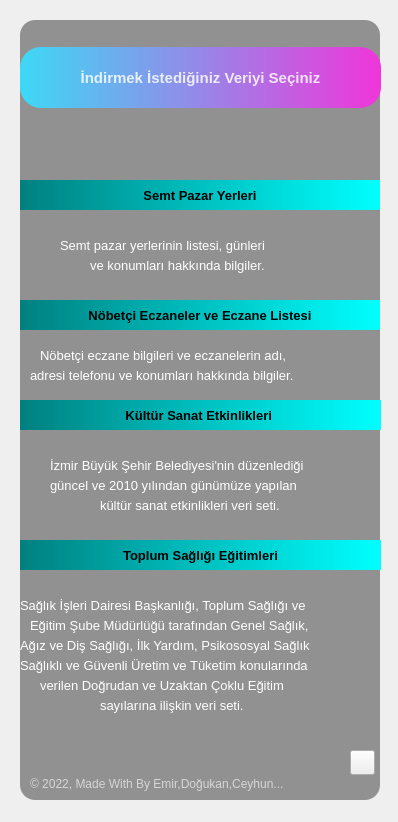
<?xml version="1.0" encoding="UTF-8"?>
<ui version="4.0">
 <class>Form</class>
 <widget class="QWidget" name="Form">
  <property name="geometry">
   <rect>
    <x>0</x>
    <y>0</y>
    <width>398</width>
    <height>822</height>
   </rect>
  </property>
  <property name="windowTitle">
   <string>Form</string>
  </property>
  <property name="styleSheet">
   <string notr="true"/>
  </property>
  <widget class="QLabel" name="label_2">
   <property name="geometry">
    <rect>
     <x>-20</x>
     <y>-10</y>
     <width>450</width>
     <height>867</height>
    </rect>
   </property>
   <property name="styleSheet">
    <string notr="true">border-radius:20px;
border-image: url(:/images/Images/background.png);</string>
   </property>
   <property name="text">
    <string/>
   </property>
  </widget>
  <widget class="QLabel" name="label_6">
   <property name="geometry">
    <rect>
     <x>20</x>
     <y>20</y>
     <width>360</width>
     <height>780</height>
    </rect>
   </property>
   <property name="maximumSize">
    <size>
     <width>1000</width>
     <height>1000</height>
    </size>
   </property>
   <property name="styleSheet">
    <string notr="true">background-color:rgba(0, 0, 0, 100);
border-radius:15px;</string>
   </property>
   <property name="text">
    <string/>
   </property>
  </widget>
  <widget class="QWidget" name="widget" native="true">
   <property name="geometry">
    <rect>
     <x>-20</x>
     <y>-30</y>
     <width>450</width>
     <height>900</height>
    </rect>
   </property>
   <property name="maximumSize">
    <size>
     <width>1000</width>
     <height>1000</height>
    </size>
   </property>
   <property name="styleSheet">
    <string notr="true">QPushButton#pushButton{	
	background-color: qlineargradient(spread:pad, x1:0, y1:0.505682, x2:1, y2:0.477, stop:0 rgba(20, 47, 78, 219), stop:1 rgba(85, 98, 112, 226));
	color:rgba(255, 255, 255, 210);
	border-radius:5px;
}
QPushButton#pushButton:hover{	
	background-color: qlineargradient(spread:pad, x1:0, y1:0.505682, x2:1, y2:0.477, stop:0 rgba(40, 67, 98, 219), stop:1 rgba(105, 118, 132, 226));
}
QPushButton#pushButton:pressed{	
	padding-left:5px;
	padding-top:5px;
	background-color:rgba(105, 118, 132, 200);
}

QPushButton#pushButton_2, #pushButton_3, #pushButton_4, #pushButton_5{	
	background-color: rgba(0, 0, 0, 0);
	color:rgba(85, 98, 112, 255);
}
QPushButton#pushButton_2:hover, #pushButton_3:hover, #pushButton_4:hover, #pushButton_5:hover{	
	color:rgba(155, 168, 182, 220);
}
QPushButton#pushButton_2:pressed, #pushButton_3:pressed, #pushButton_4:pressed, #pushButton_5:pressed{	
	padding-left:5px;
	padding-top:5px;
	color:rgba(115, 128, 142, 255);
}</string>
   </property>
   <widget class="QLabel" name="label_5">
    <property name="geometry">
     <rect>
      <x>50</x>
      <y>794</y>
      <width>291</width>
      <height>41</height>
     </rect>
    </property>
    <property name="font">
     <font>
      <family>Arial</family>
      <weight>50</weight>
      <bold>false</bold>
     </font>
    </property>
    <property name="styleSheet">
     <string notr="true">color:rgba(255, 255, 255, 160);</string>
    </property>
    <property name="text">
     <string>&lt;html&gt;&lt;head/&gt;&lt;body&gt;&lt;p&gt;© 2022, Made With By Emir,Doğukan,Ceyhun...&lt;/p&gt;&lt;/body&gt;&lt;/html&gt;</string>
    </property>
   </widget>
   <widget class="QLabel" name="label_3">
    <property name="geometry">
     <rect>
      <x>80</x>
      <y>260</y>
      <width>360</width>
      <height>30</height>
     </rect>
    </property>
    <property name="font">
     <font>
      <family>Arial</family>
      <pointsize>10</pointsize>
     </font>
    </property>
    <property name="styleSheet">
     <string notr="true">color:rgb(255,255,255)</string>
    </property>
    <property name="text">
     <string>Semt pazar yerlerinin listesi, günleri</string>
    </property>
   </widget>
   <widget class="QLabel" name="label_7">
    <property name="geometry">
     <rect>
      <x>60</x>
      <y>370</y>
      <width>360</width>
      <height>30</height>
     </rect>
    </property>
    <property name="font">
     <font>
      <family>Arial</family>
      <pointsize>10</pointsize>
     </font>
    </property>
    <property name="styleSheet">
     <string notr="true">color:rgb(255,255,255)</string>
    </property>
    <property name="text">
     <string>Nöbetçi eczane bilgileri ve eczanelerin adı, </string>
    </property>
   </widget>
   <widget class="QPushButton" name="pushButton_2">
    <property name="geometry">
     <rect>
      <x>40</x>
      <y>210</y>
      <width>360</width>
      <height>30</height>
     </rect>
    </property>
    <property name="font">
     <font>
      <family>Microsoft YaHei UI</family>
      <pointsize>10</pointsize>
      <weight>75</weight>
      <italic>false</italic>
      <bold>true</bold>
     </font>
    </property>
    <property name="toolTip">
     <string>&lt;html&gt;&lt;head/&gt;&lt;body&gt;&lt;p&gt;Semt Pazar Yeri&lt;/p&gt;&lt;/body&gt;&lt;/html&gt;</string>
    </property>
    <property name="styleSheet">
     <string notr="true">font: 75 10pt &quot;Microsoft YaHei UI&quot;;
font-weight: bold;
color: darkgold;
background-color: qlineargradient(spread:pad, x1:0, y1:0, x2:1, y2:0, stop:0 rgb(0,128,128), stop:1 rgb(0, 255, 255));
border-style: solid;
border-radius:21px;</string>
    </property>
    <property name="text">
     <string>Semt Pazar Yerleri</string>
    </property>
   </widget>
   <widget class="QPushButton" name="pushButton_3">
    <property name="geometry">
     <rect>
      <x>40</x>
      <y>330</y>
      <width>360</width>
      <height>30</height>
     </rect>
    </property>
    <property name="font">
     <font>
      <family>Microsoft YaHei UI</family>
      <pointsize>10</pointsize>
      <weight>75</weight>
      <italic>false</italic>
      <bold>true</bold>
     </font>
    </property>
    <property name="styleSheet">
     <string notr="true">font: 75 10pt &quot;Microsoft YaHei UI&quot;;
font-weight: bold;
color: darkgold;
background-color: qlineargradient(spread:pad, x1:0, y1:0, x2:1, y2:0, stop:0 rgb(0,128,128), stop:1 rgb(0, 255, 255));
border-style: solid;
border-radius:21px;</string>
    </property>
    <property name="text">
     <string>Nöbetçi Eczaneler ve Eczane Listesi</string>
    </property>
   </widget>
   <widget class="QPushButton" name="pushButton_4">
    <property name="geometry">
     <rect>
      <x>40</x>
      <y>430</y>
      <width>361</width>
      <height>30</height>
     </rect>
    </property>
    <property name="font">
     <font>
      <family>Microsoft YaHei UI</family>
      <pointsize>10</pointsize>
      <weight>75</weight>
      <italic>false</italic>
      <bold>true</bold>
     </font>
    </property>
    <property name="styleSheet">
     <string notr="true">font: 75 10pt &quot;Microsoft YaHei UI&quot;;
font-weight: bold;
color: darkgold;
background-color: qlineargradient(spread:pad, x1:0, y1:0, x2:1, y2:0, stop:0 rgb(0,128,128), stop:1 rgb(0, 255, 255));
border-style: solid;
border-radius:21px;</string>
    </property>
    <property name="text">
     <string>Kültür Sanat Etkinlikleri </string>
    </property>
   </widget>
   <widget class="QLabel" name="label_8">
    <property name="geometry">
     <rect>
      <x>70</x>
      <y>480</y>
      <width>360</width>
      <height>30</height>
     </rect>
    </property>
    <property name="font">
     <font>
      <family>Arial</family>
      <pointsize>10</pointsize>
     </font>
    </property>
    <property name="styleSheet">
     <string notr="true">color:rgb(255,255,255)</string>
    </property>
    <property name="text">
     <string>İzmir Büyük Şehir Belediyesi'nin düzenlediği</string>
    </property>
   </widget>
   <widget class="QPushButton" name="pushButton_5">
    <property name="geometry">
     <rect>
      <x>40</x>
      <y>570</y>
      <width>361</width>
      <height>30</height>
     </rect>
    </property>
    <property name="font">
     <font>
      <family>Microsoft YaHei UI</family>
      <pointsize>10</pointsize>
      <weight>75</weight>
      <italic>false</italic>
      <bold>true</bold>
     </font>
    </property>
    <property name="styleSheet">
     <string notr="true">font: 75 10pt &quot;Microsoft YaHei UI&quot;;
font-weight: bold;
color: darkgold;
background-color: qlineargradient(spread:pad, x1:0, y1:0, x2:1, y2:0, stop:0 rgb(0,128,128), stop:1 rgb(0, 255, 255));
border-style: solid;
border-radius:21px;</string>
    </property>
    <property name="text">
     <string>Toplum Sağlığı Eğitimleri</string>
    </property>
   </widget>
   <widget class="QLabel" name="label_11">
    <property name="geometry">
     <rect>
      <x>40</x>
      <y>620</y>
      <width>360</width>
      <height>30</height>
     </rect>
    </property>
    <property name="font">
     <font>
      <family>Arial</family>
      <pointsize>10</pointsize>
     </font>
    </property>
    <property name="styleSheet">
     <string notr="true">color:rgb(255,255,255)</string>
    </property>
    <property name="text">
     <string>Sağlık İşleri Dairesi Başkanlığı, Toplum Sağlığı ve</string>
    </property>
   </widget>
   <widget class="QPushButton" name="pushButton">
    <property name="geometry">
     <rect>
      <x>40</x>
      <y>77</y>
      <width>361</width>
      <height>61</height>
     </rect>
    </property>
    <property name="font">
     <font>
      <family>Arial</family>
      <pointsize>11</pointsize>
      <weight>75</weight>
      <bold>true</bold>
     </font>
    </property>
    <property name="styleSheet">
     <string notr="true">background-color: qlineargradient(spread:pad, x1:0, y1:0, x2:1, y2:0, stop:0 rgb(61, 217, 245), stop:1 rgb(240, 53, 218));border-radius:21px;
</string>
    </property>
    <property name="text">
     <string>İndirmek İstediğiniz Veriyi Seçiniz</string>
    </property>
   </widget>
   <widget class="QPushButton" name="btn_geri">
    <property name="geometry">
     <rect>
      <x>370</x>
      <y>780</y>
      <width>25</width>
      <height>25</height>
     </rect>
    </property>
    <property name="font">
     <font>
      <pointsize>11</pointsize>
      <weight>50</weight>
      <bold>false</bold>
      <underline>false</underline>
     </font>
    </property>
    <property name="cursor">
     <cursorShape>WaitCursor</cursorShape>
    </property>
    <property name="styleSheet">
     <string notr="true">btn_geri {
    background-color: rgba(32, 255, 8, 95);
    margin-bottom: 3px;
}
btn_geri:hover{
    background-color: rgba(32, 8, 255, 95);
}
</string>
    </property>
    <property name="text">
     <string/>
    </property>
    <property name="icon">
     <iconset>
      <normaloff>Images/geri.png</normaloff>Images/geri.png</iconset>
    </property>
   </widget>
   <widget class="QLabel" name="label_4">
    <property name="geometry">
     <rect>
      <x>50</x>
      <y>390</y>
      <width>360</width>
      <height>30</height>
     </rect>
    </property>
    <property name="font">
     <font>
      <family>Arial</family>
      <pointsize>10</pointsize>
     </font>
    </property>
    <property name="styleSheet">
     <string notr="true">color:rgb(255,255,255)</string>
    </property>
    <property name="text">
     <string>adresi telefonu ve konumları hakkında bilgiler.</string>
    </property>
   </widget>
   <widget class="QLabel" name="label_12">
    <property name="geometry">
     <rect>
      <x>50</x>
      <y>640</y>
      <width>360</width>
      <height>30</height>
     </rect>
    </property>
    <property name="font">
     <font>
      <family>Arial</family>
      <pointsize>10</pointsize>
     </font>
    </property>
    <property name="styleSheet">
     <string notr="true">color:rgb(255,255,255)</string>
    </property>
    <property name="text">
     <string>Eğitim Şube Müdürlüğü tarafından Genel Sağlık,</string>
    </property>
   </widget>
   <widget class="QLabel" name="label_9">
    <property name="geometry">
     <rect>
      <x>70</x>
      <y>500</y>
      <width>360</width>
      <height>30</height>
     </rect>
    </property>
    <property name="font">
     <font>
      <family>Arial</family>
      <pointsize>10</pointsize>
     </font>
    </property>
    <property name="styleSheet">
     <string notr="true">color:rgb(255,255,255)</string>
    </property>
    <property name="text">
     <string>güncel ve 2010 yılından günümüze yapılan</string>
    </property>
   </widget>
   <widget class="QLabel" name="label_10">
    <property name="geometry">
     <rect>
      <x>120</x>
      <y>520</y>
      <width>360</width>
      <height>30</height>
     </rect>
    </property>
    <property name="font">
     <font>
      <family>Arial</family>
      <pointsize>10</pointsize>
     </font>
    </property>
    <property name="styleSheet">
     <string notr="true">color:rgb(255,255,255)</string>
    </property>
    <property name="text">
     <string>kültür sanat etkinlikleri veri seti.</string>
    </property>
   </widget>
   <widget class="QLabel" name="label_14">
    <property name="geometry">
     <rect>
      <x>110</x>
      <y>280</y>
      <width>360</width>
      <height>30</height>
     </rect>
    </property>
    <property name="font">
     <font>
      <family>Arial</family>
      <pointsize>10</pointsize>
     </font>
    </property>
    <property name="styleSheet">
     <string notr="true">color:rgb(255,255,255)</string>
    </property>
    <property name="text">
     <string>ve konumları hakkında bilgiler.</string>
    </property>
   </widget>
   <widget class="QLabel" name="label_13">
    <property name="geometry">
     <rect>
      <x>40</x>
      <y>660</y>
      <width>371</width>
      <height>30</height>
     </rect>
    </property>
    <property name="font">
     <font>
      <family>Arial</family>
      <pointsize>10</pointsize>
     </font>
    </property>
    <property name="styleSheet">
     <string notr="true">color:rgb(255,255,255)</string>
    </property>
    <property name="text">
     <string>Ağız ve Diş Sağlığı, İlk Yardım, Psikososyal Sağlık</string>
    </property>
   </widget>
   <widget class="QLabel" name="label_15">
    <property name="geometry">
     <rect>
      <x>40</x>
      <y>680</y>
      <width>371</width>
      <height>30</height>
     </rect>
    </property>
    <property name="font">
     <font>
      <family>Arial</family>
      <pointsize>10</pointsize>
     </font>
    </property>
    <property name="styleSheet">
     <string notr="true">color:rgb(255,255,255)</string>
    </property>
    <property name="text">
     <string>Sağlıklı ve Güvenli Üretim ve Tüketim konularında</string>
    </property>
   </widget>
   <widget class="QLabel" name="label_16">
    <property name="geometry">
     <rect>
      <x>60</x>
      <y>700</y>
      <width>360</width>
      <height>30</height>
     </rect>
    </property>
    <property name="font">
     <font>
      <family>Arial</family>
      <pointsize>10</pointsize>
     </font>
    </property>
    <property name="styleSheet">
     <string notr="true">color:rgb(255,255,255)</string>
    </property>
    <property name="text">
     <string>verilen Doğrudan ve Uzaktan Çoklu Eğitim</string>
    </property>
   </widget>
   <widget class="QLabel" name="label_17">
    <property name="geometry">
     <rect>
      <x>120</x>
      <y>720</y>
      <width>360</width>
      <height>30</height>
     </rect>
    </property>
    <property name="font">
     <font>
      <family>Arial</family>
      <pointsize>10</pointsize>
     </font>
    </property>
    <property name="styleSheet">
     <string notr="true">color:rgb(255,255,255)</string>
    </property>
    <property name="text">
     <string>sayılarına ilişkin veri seti.</string>
    </property>
   </widget>
  </widget>
 </widget>
 <resources>
  <include location="res.qrc"/>
 </resources>
 <connections/>
</ui>
